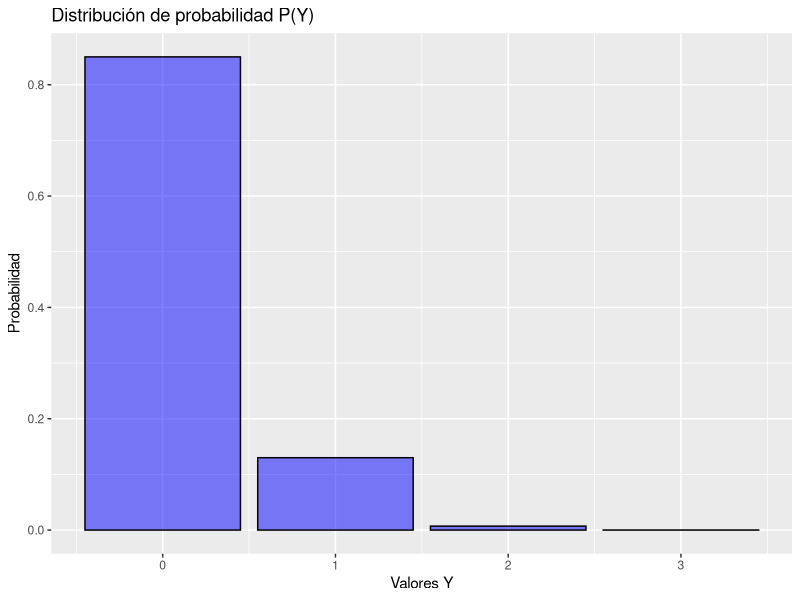

The R source for this figure:
## ---- chunk 1
library(knitr)
library('ggplot2')
## ---- chunk 2
probabilidades<-data.frame(Y=c(0,1,2,3),p=c(0.85,0.13,0.007125,0.000125))

ggplot(probabilidades,aes(x=Y,y=p)) +
  geom_bar(stat ='identity',color='black',fill='blue',alpha=0.5)+
  labs(title='Distribución de probabilidad P(Y)', x = 'Valores Y', y = 'Probabilidad')
